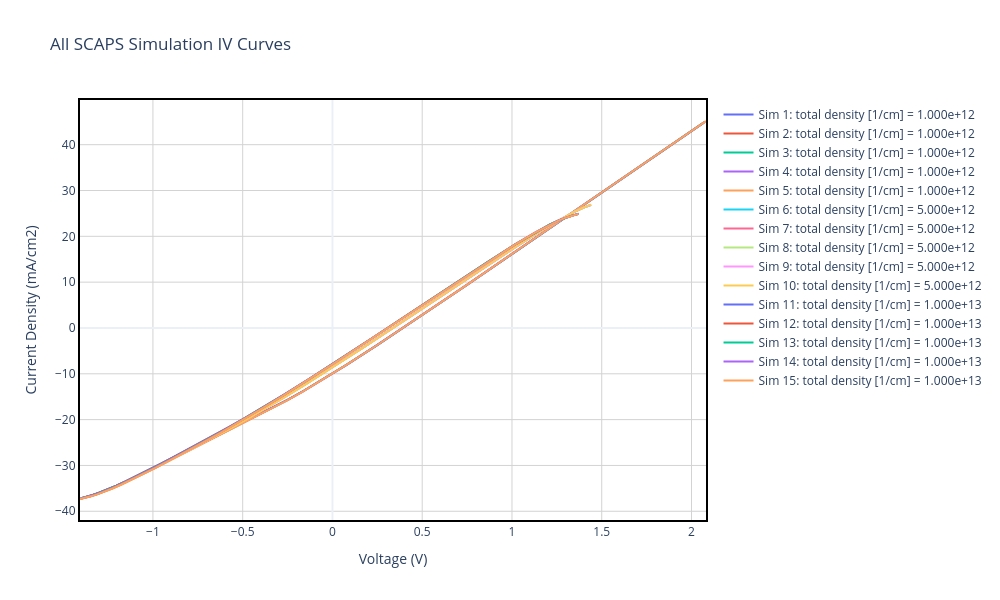

Notebook code for this chart:
### Markdown cell above
## Section 3: SCAPS Simulations Overview

### What is SCAPS?
**SCAPS** (Solar Cell Capacitance Simulator) is a specialized software tool developed at Ghent University for simulating the electrical behavior of thin-film photovoltaic devices. It solves Poisson's equation and the continuity equations in a multi-layer semiconductor structure to predict device performance under certain test conditions.

### SCAPS Simulation Methodology
SCAPS performs detailed numerical simulations of solar cells by:

1. **Device Architecture Definition**: Specifies material layers, thickness, doping levels, and defect parameters
2. **Physical Parameters**: Sets electron and hole transport properties, recombination mechanisms, and optical characteristics
3. **Numerical Solution**: Solves coupled differential equations:
   - **Poisson Equation**: $\frac{d^2\phi}{dx^2} = -\frac{q}{\varepsilon_0\varepsilon_r}(p - n + N_D^+ - N_A^-)$
   - **Continuity Equations**: 
     - Electrons: $\frac{\partial n}{\partial t} = \frac{1}{q}\frac{\partial J_n}{\partial x} - (U - G)$
     - Holes: $\frac{\partial p}{\partial t} = - \frac{1}{q}\frac{\partial J_p}{\partial x} - (U - G)$

   where $\phi$ is electrostatic potential, $q$ is elementary charge, $n$ and $p$ are electron and hole concentrations, $J_n$ and $J_p$ are current densities, $G$ is generation rate, and $U$ is recombination rate.

4. **I-V Characteristics**: Calculates the J-V curve by sweeping applied voltage and computing resulting current

### Key Physical Processes in SCAPS
- **Photocurrent Generation**: Incident photons with energy > bandgap create electron-hole pairs
- **Carrier Transport**: Electrons and holes drift under electric field and diffuse down concentration gradients
- **Recombination**: Losses from multiple recombination mechanisms (radiative, Auger, defect-assisted SRH)
- **Interface Effects**: Band alignment, interfacial defects, and charge extraction barriers

### Output from SCAPS
SCAPS generates J-V curves showing current density (mA/cm²) as a function of applied voltage (V), along with derived parameters: $V_{oc}$, $J_{sc}$, and efficiency $\eta$. Multiple simulations with varied parameters (e.g., thickness, doping, defect density) help identify optimal device configurations.

In this Simulation standard conditions were used (STC: 1000 W/m², AM1.5 spectrum, 25°C).

### Code cell
# Helper function to read SCAPS .iv file
def read_scaps_iv_file(file_path):
    """
    Parse SCAPS .iv file with tab-separated or fixed-width columns.
    Returns a list of simulations with their data.
    """
    with open(file_path, 'r', encoding='utf-8', errors='ignore') as f:
        content = f.read()
    
    # Split by major sections: each simulation starts with "Batch parameters"
    sections = content.split('**Batch parameters**')
    simulations = []
    
    for section_idx, section in enumerate(sections[1:]):  # Skip first empty section
        sim_dict = {}
        lines = section.split('\n')
        
        # Extract ALL batch parameters (continue until we hit the data table header)
        batch_params = []
        for i in range(len(lines)):  # Check ALL lines until data table
            param_line = lines[i].strip()
            if not param_line:
                continue
            # Stop if we hit the data table header
            if 'v(V)' in param_line:
                break
            # Extract parameter
            if ':' in param_line:
                parts = param_line.split(':', 1)  # Split only on first colon
                if len(parts) >= 2:
                    param_name = parts[0].strip()
                    param_val = parts[1].strip()
                    batch_params.append((param_name, param_val))
        
        sim_dict['batch_params'] = batch_params
        
        # Find the data table header (line with "v(V)" and "jtot")
        data_start = -1
        for i, line in enumerate(lines):
            if 'v(V)' in line and 'jtot' in line:
                data_start = i + 1
                break
        
        if data_start == -1:
            continue
        
        # Extract data lines AND performance parameters
        iv_data = {'v': [], 'j': []}
        voc = jsc = ff = eta = np.nan
        
        for i in range(data_start, len(lines)):
            line = lines[i].strip()
            
            # Skip empty lines
            if not line:
                continue
            
            # Check for performance parameters
            if 'Voc' in line and '=' in line:
                try:
                    # Extract value after "="
                    value_part = line.split('=')[1].strip()
                    voc = float(value_part.split()[0])
                except (ValueError, IndexError):
                    pass
                continue
            
            if 'Jsc' in line and '=' in line:
                try:
                    value_part = line.split('=')[1].strip()
                    jsc = float(value_part.split()[0])
                except (ValueError, IndexError):
                    pass
                continue
            
            if 'FF' in line and '=' in line:
                try:
                    value_part = line.split('=')[1].strip()
                    ff = float(value_part.split()[0])
                except (ValueError, IndexError):
                    pass
                continue
            
            if 'eta' in line and '=' in line:
                try:
                    value_part = line.split('=')[1].strip()
                    eta = float(value_part.split()[0])
                except (ValueError, IndexError):
                    pass
                continue
            
            # Try to parse as numerical data (voltage/current pair)
            try:
                # Split by whitespace (handles both spaces and tabs)
                parts = line.split()
                if len(parts) >= 2:
                    # Try to parse first two columns as v and j
                    v_val = float(parts[0])
                    j_val = float(parts[1])
                    iv_data['v'].append(v_val)
                    iv_data['j'].append(j_val)
            except (ValueError, IndexError):
                # Not a data line, skip
                pass
        
        # Store data
        sim_dict['v(V)'] = np.array(iv_data['v'])
        sim_dict['jtot(mA/cm2)'] = np.array(iv_data['j'])
        sim_dict['Voc'] = voc
        sim_dict['Jsc'] = jsc
        sim_dict['FF'] = ff
        sim_dict['eta'] = eta
        
        # Create readable label - extract just the value from batch parameter
        # Format: "Defect Density = 1e+10" or similar
        if batch_params:
            param_name = batch_params[0][0]
            param_val = batch_params[0][1]
            
            # Extract just the numerical value and unit if present
            # e.g., "1.000e+10" from the value
            # Try to get just the number part
            val_parts = param_val.split()
            if val_parts:
                numeric_val = val_parts[0]  # Get the first part (the number)
            else:
                numeric_val = param_val
            
            # Extract the key parameter name (e.g., "total defect density")
            if '>>' in param_name:
                # Get the last part after >>
                key_name = param_name.split('>>')[-1].strip()
            else:
                key_name = param_name
            
            # Shorten the parameter name
            if 'total defect density' in key_name.lower():
                key_name = 'Defect Density'
            
            label = f"{key_name} = {numeric_val}"
        else:
            label = f"Simulation {section_idx+1}"
        
        sim_dict['label'] = label
        
        # Only add if we have data
        if len(iv_data['v']) > 0:
            simulations.append(sim_dict)
    
    return simulations

# Read the SCAPS file
sim_file = "C:/Users/jp_ol/OneDrive/Ambiente de Trabalho/TESE/Data_Analysis/data/CdS1/CdS1_R35_MoSe2_bND_binter.iv"
scaps_data = read_scaps_iv_file(sim_file)

# Format for downstream use
if len(scaps_data) == 0:
    print("⚠️ No SCAPS simulation data found in the file.")
else:
    scaps_data_formatted = []
    for sim in scaps_data:
        scaps_data_formatted.append({
            'label': sim['label'],
            'batch_params': sim['batch_params'],
            'v(V)': sim['v(V)'],
            'jtot(mA/cm2)': sim['jtot(mA/cm2)'],
            'Voc': sim['Voc'],
            'Jsc': sim['Jsc'],
            'FF': sim['FF'],
            'eta': sim['eta']
        })
    scaps_data = scaps_data_formatted
    
    # RESULTS TABLE
    print("\n" + "="*110)
    print("=== EXTRACTED SCAPS PARAMETERS SUMMARY ===")
    print("="*110)
    
    # Format batch parameters as readable strings
    def format_batch_params_for_display(batch_params):
        """Convert batch params list to formatted string"""
        if not batch_params:
            return "N/A"
        param_strs = []
        for param_name, param_val in batch_params:
            # Extract readable name (after >> if present)
            short_name = param_name.split(">>")[-1].strip() if ">>" in param_name else param_name
            param_strs.append(f"{short_name}: {param_val}")
        return " | ".join(param_strs)
    
    summary_df = pd.DataFrame([{
        'Simulation ID': d['label'], 
        'Batch Parameters': format_batch_params_for_display(d['batch_params']),
        'Voc (V)': f"{d['Voc']:.6f}", 
        'Jsc (mA/cm²)': f"{d['Jsc']:.4f}", 
        'FF (%)': f"{d['FF']:.4f}", 
        'η (%)': f"{d['eta']:.4f}"
    } for d in scaps_data])
    
    # Display with wider column width
    pd.set_option('display.max_columns', None)
    pd.set_option('display.max_colwidth', None)
    pd.set_option('display.width', None)
    display(summary_df)
    print("="*110)
    
    # Print batch parameters in detail below the table for full visibility
    print("\n📋 DETAILED BATCH PARAMETERS FOR EACH SIMULATION:")
    print("="*110)
    for i, d in enumerate(scaps_data):
        print(f"\n🔹 Simulation {i+1}: {d['label']}")
        if d['batch_params']:
            for param_name, param_val in d['batch_params']:
                print(f"   {param_name}: {param_val}")
        else:
            print("   (No batch parameters found)")
    print("="*110)

    # Compute experimental limits
    EXP_V_MAX = exp_data['v(V)'].max()
    EXP_J_MAX = exp_data['jtot(mA/cm2)'].max()

    # PLOT 2: ALL SIMULATIONS
    fig2 = go.Figure()
    for i, d in enumerate(scaps_data):
        v_filtered = d['v(V)']
        j_filtered = d['jtot(mA/cm2)']
        
        hover_text = f"<b>{d['label']}</b><br>Voc: {d['Voc']:.6f} V<br>Jsc: {d['Jsc']:.4f} mA/cm²<br>FF: {d['FF']:.4f} %<br>η: {d['eta']:.4f} %"
        legend_name = f"Sim {i+1}: {d['label']}"
        
        fig2.add_trace(go.Scatter(
            x=v_filtered, y=j_filtered, mode='lines', 
            name=legend_name, hoverinfo='text', hovertext=hover_text
        ))

    fig2.update_xaxes(showline=True, linewidth=2, linecolor='black', mirror=True)
    fig2.update_yaxes(showline=True, linewidth=2, linecolor='black', mirror=True)
    fig2.update_layout(
        title='All SCAPS Simulation IV Curves',
        xaxis_title='Voltage (V)', yaxis_title='Current Density (mA/cm2)',
        hovermode='closest', template='plotly_white', width=1000, height=600,
        plot_bgcolor='white',
        xaxis=dict(showgrid=True, gridwidth=1, gridcolor='lightgray'),
        yaxis=dict(showgrid=True, gridwidth=1, gridcolor='lightgray')
    )
    fig2.show()
    fig2.write_image(os.path.join(plots_dir, 'All_Simulations.png'), width=1000, height=600)
    print(f"\n✅ Saved Plot 2 to {plots_dir}/All_Simulations.png")

### Figure 1 — Plotly figure (JSON) as saved in the notebook; plotly's stock layout.template omitted (floating-point values rounded to 4 significant figures)
{"data": [{"hoverinfo": "text", "hovertext": "<b>total density [1/cm] = 1.000e+12</b><br>Voc: 0.393740 V<br>Jsc: 9.9601 mA/cm²<br>FF: 26.0418 %<br>η: 1.0213 %", "mode": "lines", "name": "Sim 1: total density [1/cm] = 1.000e+12", "type": "scatter", "x": [-1.4, -1.369, -1.335, -1.296, -1.253, -1.204, -1.15, -1.091, -1.028, -0.9625, -0.8961, -0.8297, -0.7641, -0.6996, -0.6364, -0.5743, -0.5127, -0.4508, -0.3872, -0.3195, -0.2445, -0.1577, -0.05241, 0.07999, 0.2505, 0.4711, 0.7497, 1.083, 1.444, 1.787, 2.067], "y": [-37.13, -36.82, -36.42, -35.89, -35.23, -34.4, -33.43, -32.31, -31.08, -29.79, -28.46, -27.13, -25.83, -24.56, -23.33, -22.12, -20.93, -19.74, -18.49, -17.13, -15.56, -13.65, -11.21, -8.0, -3.699, 2.03, 9.421, 18.36, 28.12, 37.36, 44.76]}, {"hoverinfo": "text", "hovertext": "<b>total density [1/cm] = 1.000e+12</b><br>Voc: 0.393767 V<br>Jsc: 9.9654 mA/cm²<br>FF: 26.0340 %<br>η: 1.0216 %", "mode": "lines", "name": "Sim 2: total density [1/cm] = 1.000e+12", "type": "scatter", "x": [-1.401, -1.371, -1.338, -1.3, -1.258, -1.21, -1.157, -1.099, -1.036, -0.9711, -0.9046, -0.8379, -0.7719, -0.7069, -0.643, -0.5802, -0.5179, -0.4552, -0.3909, -0.3225, -0.2469, -0.1595, -0.05381, 0.07901, 0.25, 0.4709, 0.7501, 1.084, 1.446, 1.79, 2.07], "y": [-37.18, -36.89, -36.51, -36.01, -35.37, -34.58, -33.63, -32.53, -31.32, -30.03, -28.7, -27.37, -26.05, -24.77, -23.51, -22.29, -21.08, -19.86, -18.6, -17.21, -15.63, -13.7, -11.25, -8.028, -3.716, 2.026, 9.432, 18.39, 28.17, 37.43, 44.86]}, {"hoverinfo": "text", "hovertext": "<b>total density [1/cm] = 1.000e+12</b><br>Voc: 0.393798 V<br>Jsc: 9.9710 mA/cm²<br>FF: 26.0258 %<br>η: 1.0219 %", "mode": "lines", "name": "Sim 3: total density [1/cm] = 1.000e+12", "type": "scatter", "x": [-1.403, -1.374, -1.341, -1.304, -1.263, -1.216, -1.164, -1.106, -1.044, -0.9794, -0.9129, -0.8461, -0.7796, -0.7141, -0.6496, -0.5861, -0.5231, -0.4597, -0.3946, -0.3256, -0.2494, -0.1614, -0.05527, 0.07797, 0.2493, 0.4707, 0.7504, 1.085, 1.448, 1.793, 2.074], "y": [-37.23, -36.96, -36.59, -36.12, -35.5, -34.74, -33.82, -32.75, -31.55, -30.27, -28.94, -27.6, -26.27, -24.97, -23.7, -22.46, -21.23, -19.99, -18.7, -17.3, -15.7, -13.76, -11.29, -8.058, -3.734, 2.02, 9.441, 18.42, 28.22, 37.51, 44.97]}, {"hoverinfo": "text", "hovertext": "<b>total density [1/cm] = 1.000e+12</b><br>Voc: 0.393832 V<br>Jsc: 9.9767 mA/cm²<br>FF: 26.0173 %<br>η: 1.0223 %", "mode": "lines", "name": "Sim 4: total density [1/cm] = 1.000e+12", "type": "scatter", "x": [-1.405, -1.376, -1.343, -1.308, -1.267, -1.221, -1.17, -1.113, -1.052, -0.9876, -0.9211, -0.854, -0.7872, -0.7212, -0.6562, -0.592, -0.5283, -0.4642, -0.3984, -0.3287, -0.2519, -0.1634, -0.05679, 0.07687, 0.2486, 0.4705, 0.7508, 1.086, 1.45, 1.796, 2.077], "y": [-37.28, -37.02, -36.67, -36.22, -35.63, -34.9, -34.0, -32.95, -31.78, -30.5, -29.17, -27.83, -26.49, -25.18, -23.89, -22.63, -21.38, -20.12, -18.81, -17.39, -15.77, -13.81, -11.34, -8.089, -3.753, 2.014, 9.45, 18.45, 28.27, 37.59, 45.07]}, {"hoverinfo": "text", "hovertext": "<b>total density [1/cm] = 1.000e+12</b><br>Voc: 0.393869 V<br>Jsc: 9.9826 mA/cm²<br>FF: 26.0084 %<br>η: 1.0226 %", "mode": "lines", "name": "Sim 5: total density [1/cm] = 1.000e+12", "type": "scatter", "x": [-1.406, -1.378, -1.346, -1.311, -1.271, -1.227, -1.176, -1.12, -1.06, -0.9955, -0.9291, -0.8619, -0.7947, -0.7283, -0.6627, -0.5979, -0.5335, -0.4687, -0.4022, -0.3319, -0.2545, -0.1655, -0.05836, 0.07573, 0.2479, 0.4702, 0.7511, 1.087, 1.451, 1.798, 2.081], "y": [-37.32, -37.07, -36.74, -36.31, -35.75, -35.04, -34.18, -33.15, -31.99, -30.73, -29.4, -28.05, -26.71, -25.38, -24.08, -22.8, -21.53, -20.25, -18.92, -17.48, -15.84, -13.87, -11.38, -8.122, -3.773, 2.007, 9.459, 18.48, 28.33, 37.66, 45.17]}, {"hoverinfo": "text", "hovertext": "<b>total density [1/cm] = 5.000e+12</b><br>Voc: 0.336717 V<br>Jsc: 8.5702 mA/cm²<br>FF: 25.2780 %<br>η: 0.7295 %", "mode": "lines", "name": "Sim 6: total density [1/cm] = 5.000e+12", "type": "scatter", "x": [-1.4, -1.369, -1.335, -1.296, -1.253, -1.204, -1.15, -1.09, -1.027, -0.9602, -0.892, -0.8228, -0.7527, -0.6817, -0.6089, -0.5332, -0.4525, -0.3635, -0.2621, -0.1427, 0.000356, 0.1719, 0.3723, 0.5933, 0.8157, 1.013, 1.167, 1.274, 1.348, 1.399, 1.439], "y": [-37.13, -36.82, -36.42, -35.89, -35.22, -34.4, -33.42, -32.29, -31.05, -29.72, -28.34, -26.94, -25.51, -24.05, -22.54, -20.95, -19.21, -17.24, -14.92, -12.08, -8.561, -4.232, 0.9215, 6.667, 12.45, 17.52, 21.34, 23.84, 25.36, 26.26, 26.84]}, {"hoverinfo": "text", "hovertext": "<b>total density [1/cm] = 5.000e+12</b><br>Voc: 0.336930 V<br>Jsc: 8.5801 mA/cm²<br>FF: 25.2494 %<br>η: 0.7299 %", "mode": "lines", "name": "Sim 7: total density [1/cm] = 5.000e+12", "type": "scatter", "x": [-1.401, -1.371, -1.338, -1.3, -1.258, -1.21, -1.157, -1.098, -1.035, -0.969, -0.9009, -0.8315, -0.7611, -0.6896, -0.6162, -0.5397, -0.4581, -0.3683, -0.266, -0.146, -0.002349, 0.1696, 0.3702, 0.5916, 0.8143, 1.012, 1.166, 1.274, 1.348, 1.4, 1.44], "y": [-37.18, -36.89, -36.51, -36.01, -35.37, -34.57, -33.62, -32.51, -31.29, -29.97, -28.6, -27.19, -25.75, -24.27, -22.75, -21.13, -19.37, -17.38, -15.03, -12.17, -8.639, -4.298, 0.8637, 6.617, 12.41, 17.5, 21.32, 23.84, 25.36, 26.28, 26.85]}, {"hoverinfo": "text", "hovertext": "<b>total density [1/cm] = 5.000e+12</b><br>Voc: 0.337171 V<br>Jsc: 8.5912 mA/cm²<br>FF: 25.2166 %<br>η: 0.7305 %", "mode": "lines", "name": "Sim 8: total density [1/cm] = 5.000e+12", "type": "scatter", "x": [-1.403, -1.373, -1.341, -1.304, -1.263, -1.216, -1.163, -1.106, -1.043, -0.9775, -0.9095, -0.84, -0.7694, -0.6975, -0.6236, -0.5464, -0.464, -0.3734, -0.2703, -0.1496, -0.005402, 0.1669, 0.3679, 0.5897, 0.8129, 1.011, 1.166, 1.274, 1.348, 1.4, 1.441], "y": [-37.23, -36.96, -36.59, -36.11, -35.5, -34.74, -33.81, -32.73, -31.52, -30.21, -28.84, -27.43, -25.98, -24.5, -22.96, -21.33, -19.54, -17.52, -15.15, -12.27, -8.726, -4.373, 0.7981, 6.562, 12.37, 17.47, 21.31, 23.84, 25.37, 26.29, 26.87]}, {"hoverinfo": "text", "hovertext": "<b>total density [1/cm] = 5.000e+12</b><br>Voc: 0.337439 V<br>Jsc: 8.6034 mA/cm²<br>FF: 25.1796 %<br>η: 0.7310 %", "mode": "lines", "name": "Sim 9: total density [1/cm] = 5.000e+12", "type": "scatter", "x": [-1.405, -1.376, -1.343, -1.307, -1.267, -1.221, -1.17, -1.113, -1.051, -0.9858, -0.9179, -0.8484, -0.7777, -0.7054, -0.631, -0.5533, -0.4701, -0.3787, -0.2749, -0.1535, -0.008789, 0.164, 0.3654, 0.5875, 0.8112, 1.01, 1.165, 1.274, 1.348, 1.401, 1.441], "y": [-37.28, -37.02, -36.67, -36.21, -35.63, -34.89, -33.99, -32.94, -31.75, -30.45, -29.08, -27.67, -26.22, -24.73, -23.17, -21.52, -19.72, -17.68, -15.28, -12.39, -8.823, -4.458, 0.7247, 6.5, 12.32, 17.44, 21.3, 23.84, 25.38, 26.31, 26.89]}, {"hoverinfo": "text", "hovertext": "<b>total density [1/cm] = 5.000e+12</b><br>Voc: 0.337731 V<br>Jsc: 8.6166 mA/cm²<br>FF: 25.1385 %<br>η: 0.7316 %", "mode": "lines", "name": "Sim 10: total density [1/cm] = 5.000e+12", "type": "scatter", "x": [-1.406, -1.378, -1.346, -1.311, -1.271, -1.226, -1.176, -1.12, -1.059, -0.9939, -0.9262, -0.8567, -0.7858, -0.7133, -0.6385, -0.5602, -0.4765, -0.3844, -0.2798, -0.1578, -0.01249, 0.1608, 0.3626, 0.5852, 0.8094, 1.009, 1.165, 1.274, 1.349, 1.401, 1.442], "y": [-37.32, -37.07, -36.74, -36.31, -35.75, -35.04, -34.17, -33.14, -31.97, -30.68, -29.32, -27.91, -26.45, -24.95, -23.39, -21.72, -19.9, -17.84, -15.42, -12.51, -8.928, -4.55, 0.6446, 6.433, 12.27, 17.41, 21.28, 23.84, 25.39, 26.32, 26.92]}, {"hoverinfo": "text", "hovertext": "<b>total density [1/cm] = 1.000e+13</b><br>Voc: 0.307109 V<br>Jsc: 7.8677 mA/cm²<br>FF: 25.5186 %<br>η: 0.6166 %", "mode": "lines", "name": "Sim 11: total density [1/cm] = 1.000e+13", "type": "scatter", "x": [-1.4, -1.369, -1.335, -1.296, -1.253, -1.204, -1.149, -1.089, -1.025, -0.9573, -0.887, -0.8142, -0.7387, -0.6597, -0.5755, -0.4839, -0.3813, -0.2631, -0.1238, 0.04138, 0.2339, 0.4477, 0.6658, 0.8638, 1.021, 1.133, 1.21, 1.264, 1.306, 1.34, 1.372], "y": [-37.13, -36.82, -36.41, -35.89, -35.22, -34.39, -33.4, -32.26, -31.0, -29.64, -28.2, -26.69, -25.11, -23.42, -21.59, -19.54, -17.18, -14.38, -10.97, -6.818, -1.888, 3.648, 9.309, 14.39, 18.32, 20.96, 22.58, 23.55, 24.16, 24.59, 24.91]}, {"hoverinfo": "text", "hovertext": "<b>total density [1/cm] = 1.000e+13</b><br>Voc: 0.307407 V<br>Jsc: 7.8797 mA/cm²<br>FF: 25.5073 %<br>η: 0.6179 %", "mode": "lines", "name": "Sim 12: total density [1/cm] = 1.000e+13", "type": "scatter", "x": [-1.401, -1.371, -1.338, -1.3, -1.258, -1.21, -1.156, -1.097, -1.034, -0.9663, -0.8962, -0.8235, -0.7478, -0.6684, -0.5836, -0.4911, -0.3876, -0.2683, -0.1281, 0.03784, 0.2309, 0.4451, 0.6635, 0.8619, 1.02, 1.132, 1.209, 1.264, 1.305, 1.34, 1.372], "y": [-37.18, -36.89, -36.5, -36.0, -35.36, -34.56, -33.6, -32.49, -31.25, -29.9, -28.46, -26.96, -25.37, -23.67, -21.82, -19.75, -17.36, -14.52, -11.09, -6.919, -1.974, 3.573, 9.244, 14.34, 18.28, 20.92, 22.55, 23.53, 24.15, 24.58, 24.9]}, {"hoverinfo": "text", "hovertext": "<b>total density [1/cm] = 1.000e+13</b><br>Voc: 0.307763 V<br>Jsc: 7.8937 mA/cm²<br>FF: 25.4948 %<br>η: 0.6194 %", "mode": "lines", "name": "Sim 13: total density [1/cm] = 1.000e+13", "type": "scatter", "x": [-1.403, -1.373, -1.341, -1.304, -1.262, -1.216, -1.163, -1.105, -1.042, -0.9751, -0.9052, -0.8326, -0.7569, -0.6772, -0.5919, -0.4988, -0.3943, -0.2742, -0.1331, 0.03365, 0.2273, 0.4419, 0.6609, 0.8597, 1.018, 1.131, 1.209, 1.263, 1.305, 1.34, 1.372], "y": [-37.23, -36.96, -36.59, -36.11, -35.5, -34.73, -33.8, -32.71, -31.48, -30.15, -28.72, -27.22, -25.63, -23.92, -22.06, -19.96, -17.55, -14.69, -11.23, -7.038, -2.077, 3.484, 9.168, 14.28, 18.23, 20.89, 22.53, 23.52, 24.14, 24.57, 24.9]}, {"hoverinfo": "text", "hovertext": "<b>total density [1/cm] = 1.000e+13</b><br>Voc: 0.308172 V<br>Jsc: 7.9095 mA/cm²<br>FF: 25.4803 %<br>η: 0.6211 %", "mode": "lines", "name": "Sim 14: total density [1/cm] = 1.000e+13", "type": "scatter", "x": [-1.405, -1.376, -1.343, -1.307, -1.267, -1.221, -1.169, -1.112, -1.05, -0.9836, -0.914, -0.8415, -0.7659, -0.6861, -0.6005, -0.5068, -0.4016, -0.2806, -0.1386, 0.02885, 0.2232, 0.4383, 0.6579, 0.8573, 1.016, 1.13, 1.208, 1.263, 1.305, 1.34, 1.372], "y": [-37.28, -37.02, -36.67, -36.21, -35.62, -34.89, -33.98, -32.92, -31.71, -30.39, -28.97, -27.47, -25.88, -24.17, -22.3, -20.19, -17.76, -14.87, -11.39, -7.176, -2.196, 3.381, 9.082, 14.21, 18.18, 20.86, 22.51, 23.5, 24.13, 24.57, 24.9]}, {"hoverinfo": "text", "hovertext": "<b>total density [1/cm] = 1.000e+13</b><br>Voc: 0.308630 V<br>Jsc: 7.9269 mA/cm²<br>FF: 25.4631 %<br>η: 0.6229 %", "mode": "lines", "name": "Sim 15: total density [1/cm] = 1.000e+13", "type": "scatter", "x": [-1.406, -1.377, -1.346, -1.311, -1.271, -1.226, -1.176, -1.119, -1.058, -0.9919, -0.9226, -0.8503, -0.7747, -0.6949, -0.6092, -0.515, -0.4092, -0.2875, -0.1447, 0.02346, 0.2185, 0.4343, 0.6545, 0.8547, 1.014, 1.129, 1.207, 1.262, 1.304, 1.34, 1.372], "y": [-37.32, -37.07, -36.74, -36.31, -35.74, -35.03, -34.16, -33.12, -31.93, -30.63, -29.22, -27.72, -26.14, -24.43, -22.55, -20.43, -17.98, -15.07, -11.56, -7.33, -2.33, 3.265, 8.986, 14.13, 18.13, 20.82, 22.48, 23.49, 24.12, 24.56, 24.9]}], "layout": {"height": 600, "hovermode": "closest", "plot_bgcolor": "white", "title": {"text": "All SCAPS Simulation IV Curves"}, "width": 1000, "xaxis": {"gridcolor": "lightgray", "gridwidth": 1, "linecolor": "black", "linewidth": 2, "mirror": true, "showgrid": true, "showline": true, "title": {"text": "Voltage (V)"}}, "yaxis": {"gridcolor": "lightgray", "gridwidth": 1, "linecolor": "black", "linewidth": 2, "mirror": true, "showgrid": true, "showline": true, "title": {"text": "Current Density (mA/cm2)"}}}}
